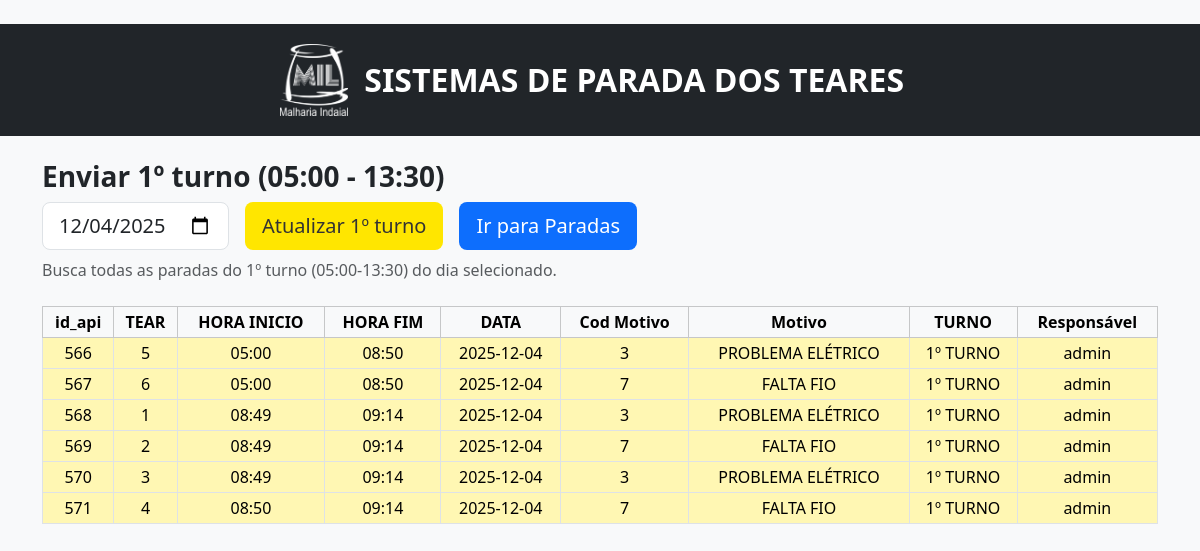
The app's page /enviar-banco-turno1 (signed in) with its own data.
### tables this page shows
CREATE TABLE reasons (id INTEGER PRIMARY KEY AUTOINCREMENT, code INTEGER NOT NULL UNIQUE, description TEXT NOT NULL);

### app.py (the view, shortened to what this page needs)
@app.route('/enviar-banco-turno1', methods=['GET', 'POST'])
@login_required
def enviar_banco_turno1():
    level = user_level()
    if level not in [1, 5, 6]:
        flash('Sem permissão para este turno.', 'danger')
        return redirect(url_for('dashboard'))
    today = now_local().date()
    selected_date_str = request.args.get('date') or request.form.get('date') or today.isoformat()
    try:
        selected_date = datetime.date.fromisoformat(selected_date_str)
    except Exception:
        selected_date = today
        selected_date_str = today.isoformat()
    db = get_db()
    shift_type = db.execute('SELECT id, name FROM shift_types ORDER BY id LIMIT 1').fetchone()
    if not shift_type:
        flash('Tipo de turno não configurado.', 'warning')
        return redirect(url_for('dashboard'))
    weekday_db = (selected_date.weekday() + 1) % 7
    shift_row = db.execute(
        'SELECT id, start_1, end_1 FROM shifts WHERE shift_type_id = ? AND day = ? ORDER BY id LIMIT 1',
        (shift_type['id'], weekday_db),
    ).fetchone()
    if not shift_row:
        flash('Turno não cadastrado para a data selecionada.', 'warning')
        return redirect(url_for('dashboard'))
    api_db = get_api_db()
    params = [selected_date_str, shift_type['name']]
    where_clause = 'data = ? AND turno = ?'
    if datetime.datetime.strptime(shift_row['start_1'], '%H:%M').time() >= datetime.datetime.strptime(shift_row['end_1'], '%H:%M').time():
        next_day = (selected_date + datetime.timedelta(days=1)).isoformat()
        where_clause = '(data = ? OR data = ?) AND turno = ?'
        params = [selected_date_str, next_day, shift_type['name']]
    rows = api_db.execute(
        f'''SELECT id_api, tear, hora_inicio, hora_fim, data, cod_motivo, motivo, turno, responsavel
           FROM api
           WHERE {where_clause}
           ORDER BY data, id_api''',
        params,
    ).fetchall()
    today_iso = now_local().date().isoformat()
    return render_template(
        'enviar_banco_turno1.html',
        selected_date=selected_date_str,
        today_iso=today_iso,
        api_rows=rows,
    )

### app.py (called while the page is built)
def user_level() -> int:
    try:
        return int(session.get('level', 0))
    except Exception:
        return 0

def now_local():
    try:
        tz = ZoneInfo("America/Sao_Paulo")
    except Exception:
        tz = datetime.timezone(datetime.timedelta(hours=-3))
    return datetime.datetime.now(tz)

def get_api_db():
    if 'api_db' not in g:
        g.api_db = sqlite3.connect(API_DATABASE)
        g.api_db.row_factory = sqlite3.Row
        g.api_db.execute(
            '''CREATE TABLE IF NOT EXISTS api (
                id_api INTEGER PRIMARY KEY AUTOINCREMENT,
                tear INTEGER,
                hora_inicio TEXT,
                hora_fim TEXT,
                data TEXT,
                cod_motivo INTEGER,
                motivo TEXT,
                turno TEXT,
                responsavel TEXT,
                status_id INTEGER
            )'''
        )
        cols = {row['name'] for row in g.api_db.execute('PRAGMA table_info(api)').fetchall()}
        if 'status_id' not in cols:
            g.api_db.execute('ALTER TABLE api ADD COLUMN status_id INTEGER')
        g.api_db.commit()
    return g.api_db

def login_required(view):
    @wraps(view)
    def wrapped(*args, **kwargs):
        if 'user_id' not in session:
            flash('Faça login para continuar.', 'warning')
            return redirect(url_for('login'))
        return view(*args, **kwargs)
    return wrapped

@app.context_processor
def inject_helpers():
    return {
        'day_label': day_label,
        'format_total': format_total,
        'user_level': user_level,
        'level_allowed': level_allowed,
    }

def ensure_reasons_seed(db: sqlite3.Connection) -> None:
    existing_codes = {row['code'] for row in db.execute('SELECT code FROM reasons').fetchall()}
    missing = [(code, desc) for code, desc in REASONS_SEED if code not in existing_codes]
    if missing:
        db.executemany('INSERT OR IGNORE INTO reasons (code, description) VALUES (?, ?)', missing)
        db.commit()

### templates/enviar_banco_turno1.html (shortened to what this page needs)
{% extends "base.html" %}
{% block content %}
<div class="mb-4">
  <h3 class="fw-bold">Enviar 1º turno (05:00 - 13:30)</h3>
  <div class="d-flex align-items-end gap-3 flex-wrap">
    <form method="get" class="d-flex align-items-end gap-2 flex-wrap mb-0">
      <input class="form-control form-control-lg" style="min-width: 170px;" type="date" name="date" value="{{ selected_date }}" max="{{ today_iso }}" onchange="this.form.submit()">
    </form>
    <form method="post" class="mb-0">
      <button type="submit" class="btn btn-lg" style="background:#ffe600;color:#333;">Atualizar 1º turno</button>
    </form>
    <a href="{{ url_for('dashboard_teares') }}" class="btn btn-lg text-white" style="background:#0d6efd;">Ir para Paradas</a>
  </div>
  <p class="text-muted mt-2 mb-0">Busca todas as paradas do 1º turno (05:00-13:30) do dia selecionado.</p>
</div>
<div class="table-responsive">
  <table class="table table-bordered table-sm align-middle text-center">
    <thead class="table-light">
      <tr>
        <th>id_api</th>
        <th>TEAR</th>
        <th>HORA INICIO</th>
        <th>HORA FIM</th>
        <th>DATA</th>
        <th>Cod Motivo</th>
        <th>Motivo</th>
        <th>TURNO</th>
        <th>Responsável</th>
      </tr>
    </thead>
    <tbody>
      {% if api_rows %}
        {% for r in api_rows %}
        <tr class="bg-turno-1">
          <td>{{ r.id_api }}</td>
          <td>{{ r.tear }}</td>
          <td>{{ r.hora_inicio }}</td>
          <td>{{ r.hora_fim }}</td>
          <td>{{ r.data }}</td>
          <td>{{ r.cod_motivo }}</td>
          <td>{{ r.motivo }}</td>
          <td>{{ r.turno }}</td>
          <td>{{ r.responsavel }}</td>
        </tr>
        {% endfor %}
      {% else %}
        <tr>
          <td colspan="9" class="text-center text-muted">Nenhum registro para a data selecionada.</td>
        </tr>
      {% endif %}
    </tbody>
  </table>
</div>
{% endblock %}

### templates/enviar_banco_turno1.html (style rules this page uses)
.bg-turno-1 td { background: #fff7b3; }

### records on screen
reasons: id_api "566", tear "5", hora_inicio "05:00", hora_fim "08:50", data "2025-12-04", cod_motivo "3", motivo "PROBLEMA ELÉTRICO", turno "1º TURNO", responsavel "admin", id_api "570", tear "3", hora_inicio "08:49", hora_fim "09:14"
reasons: id_api "567", tear "6", hora_inicio "05:00", hora_fim "08:50", data "2025-12-04", cod_motivo "7", motivo "FALTA FIO", turno "1º TURNO", responsavel "admin", id_api "569", tear "2", hora_inicio "08:49", hora_fim "09:14", id_api "571", tear "4", hora_inicio "08:50"

### other values on screen
{{ r.id_api }} "568"
{{ r.tear }} "1"
{{ r.hora_inicio }} "08:49"
{{ r.hora_fim }} "09:14"
{{ r.data }} "2025-12-04"
{{ r.cod_motivo }} "3"
{{ r.motivo }} "PROBLEMA ELÉTRICO"
{{ r.turno }} "1º TURNO"
{{ r.responsavel }} "admin"
